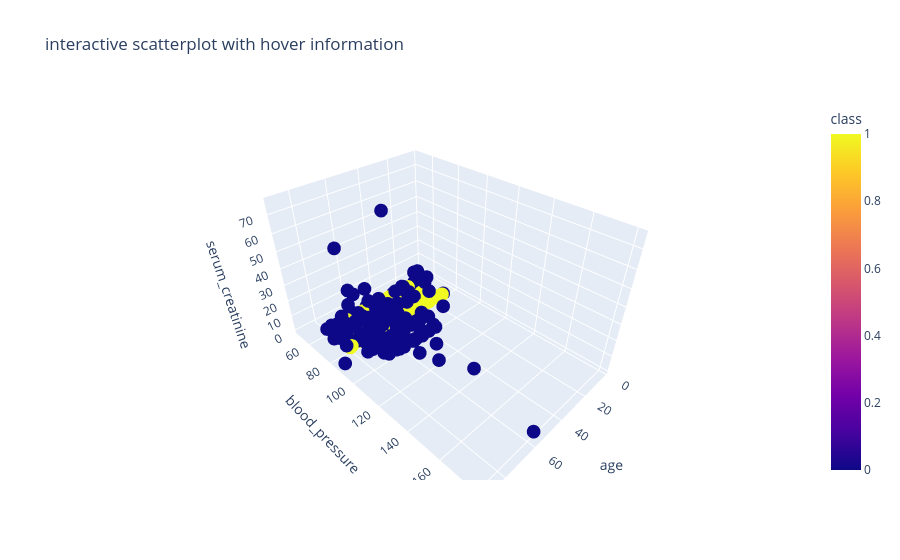

This figure's notebook cell:
### Code cell
b= px.scatter_3d(df, x='age', y='blood_pressure', z='serum_creatinine', color='class', hover_data=['serum_creatinine', 'haemoglobin'], title="interactive scatterplot with hover information")
b.show()

### Figure 1 — Plotly figure (JSON) as saved in the notebook; plotly's stock layout.template omitted (floating-point values rounded to 4 significant figures; data arrays with more than 128 entries replaced by an {"elided": "..."} marker saying what was removed)
{"data": [{"customdata": {"elided": "400x1 float values"}, "hovertemplate": "age=%{x}<br>blood_pressure=%{y}<br>serum_creatinine=%{z}<br>haemoglobin=%{customdata[0]}<br>class=%{marker.color}<extra></extra>", "legendgroup": "", "marker": {"color": {"elided": "400 int values"}, "coloraxis": "coloraxis", "symbol": "circle"}, "mode": "markers", "name": "", "scene": "scene", "showlegend": false, "type": "scatter3d", "x": {"elided": "400 int values"}, "y": {"elided": "400 int values"}, "z": {"elided": "400 float values"}}], "layout": {"coloraxis": {"colorbar": {"title": {"text": "class"}}, "colorscale": [[0, "#0d0887"], [0.1111, "#46039f"], [0.2222, "#7201a8"], [0.3333, "#9c179e"], [0.4444, "#bd3786"], [0.5556, "#d8576b"], [0.6667, "#ed7953"], [0.7778, "#fb9f3a"], [0.8889, "#fdca26"], [1, "#f0f921"]]}, "legend": {"tracegroupgap": 0}, "scene": {"domain": {"x": [0, 1], "y": [0, 1]}, "xaxis": {"title": {"text": "age"}}, "yaxis": {"title": {"text": "blood_pressure"}}, "zaxis": {"title": {"text": "serum_creatinine"}}}, "title": {"text": "interactive scatterplot with hover information"}}}
